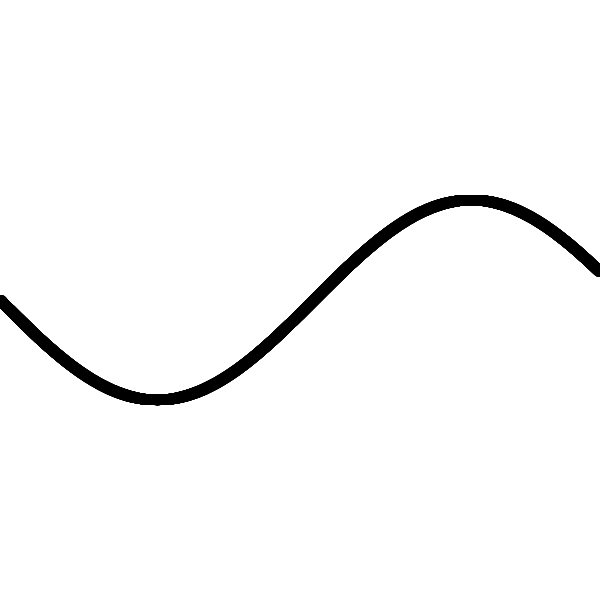
Frame 1 (no input)
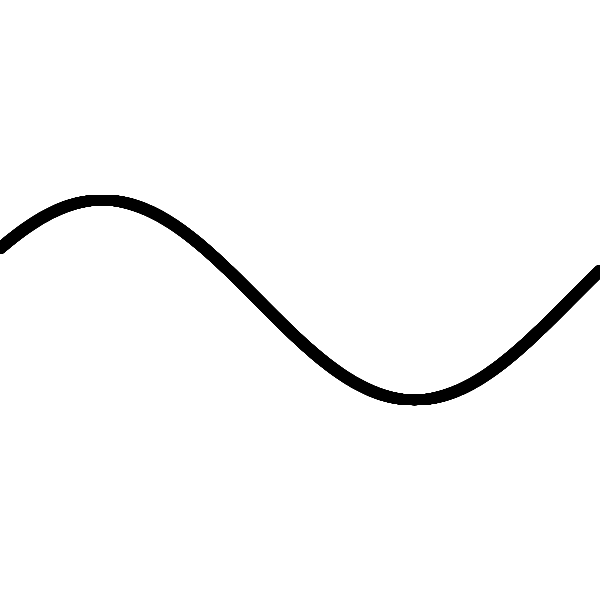
Frame 60 (the mouse pressed at the canvas centre just before this capture)
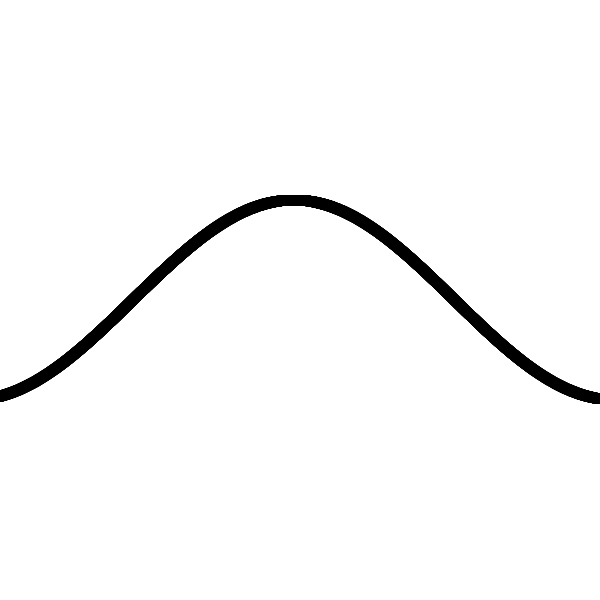
Frame 120 (the mouse held since frame 60 and released just before this capture)

The Processing sketch that drew these frames (run headless with seeded random() and noise(); from frame 60 on, the mouse is pressed at the canvas centre):

// Processing sketch: wave
// ── wave.pde
float x_ = 0;

void setup() {
  size(600, 600);
}

void draw() {
  background(255);
  translate(0, height/2);
  stroke(0);
  fill(0);
  
  float x = 0;
  
  while (x < width) {
    circle(x, waveFunction(x_), 10);
    x += 0.1;
    x_ += 0.001;
  }
}

float waveFunction(float x) {
  return 100 * sin(x);// * cos(x/2);
}
